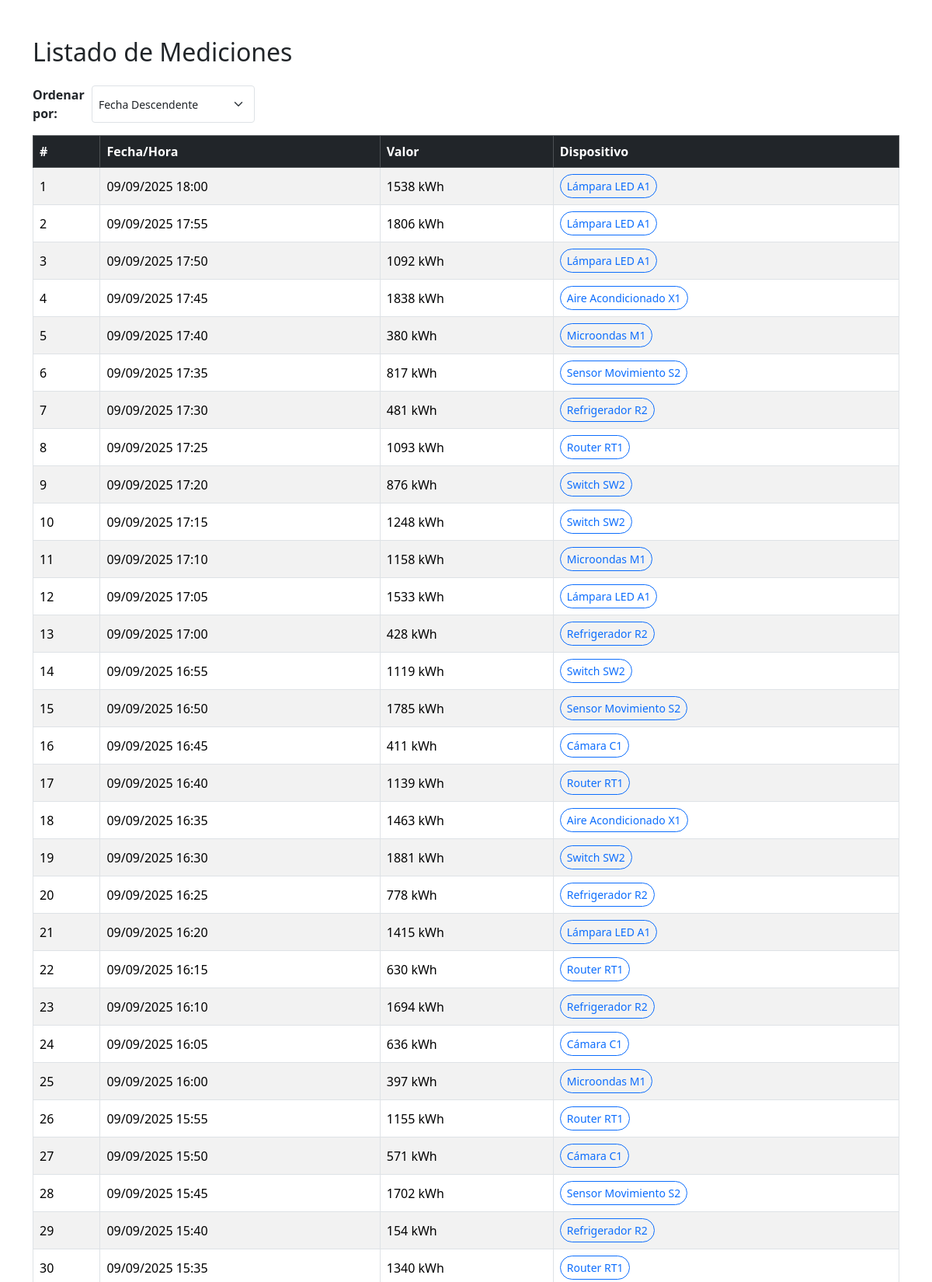
Screenshot of /devices/measurements/ (signed in, upper part) with the database file from the repository.
### devices/models.py (models this page shows, shortened)
class Measurement(models.Model):
    date = models.DateTimeField()
    registered_consumption = models.IntegerField()
    device = models.ForeignKey(Device, on_delete=models.CASCADE, null=True)
    organization = models.ForeignKey(Organization, on_delete=models.CASCADE)
    created_at = models.DateTimeField(auto_now_add=True)
    updated_at = models.DateTimeField(auto_now=True)
    deleted_at = models.DateTimeField(null=True, blank=True)

class Device(models.Model):
    name = models.CharField(max_length=100)
    maximum_consumption = models.IntegerField()
    state = models.BooleanField(default=True)
    category = models.ForeignKey(Category, on_delete=models.CASCADE)
    zone = models.ForeignKey(Zone, on_delete=models.CASCADE)
    organization = models.ForeignKey(Organization, on_delete=models.CASCADE)
    created_at = models.DateTimeField(auto_now_add=True)
    updated_at = models.DateTimeField(auto_now=True)
    deleted_at = models.DateTimeField(null=True, blank=True)

### devices/views.py (the view)
# urls.py: path('devices/measurements/', measurement_list, name='measurement_list'),
@login_required
def measurement_list(request):
    sort = request.GET.get("sort", "desc")
    if sort == "asc":
        measurements = Measurement.objects.select_related('device').order_by('date')
    else:
        measurements = Measurement.objects.select_related('device').order_by('-date')
    paginator = Paginator(measurements, 50)  # 50 por página
    page_number = request.GET.get('page')
    page_obj = paginator.get_page(page_number)
    return render(request, 'device/measurement_list.html', {
        'page_obj': page_obj,
        'sort': sort,  # lo pasamos al template para mantener la selección
    })

### devices/templates/device/measurement_list.html (shortened to what this page needs)
<!DOCTYPE html>
<html lang="es">
<head>
  <link href="https://cdn.jsdelivr.net/npm/bootstrap@5.3.2/dist/css/bootstrap.min.css" rel="stylesheet" />
</head>
<body>
  <div class="container mt-5">
    <h2 class="mb-4">Listado de Mediciones</h2>
    <div class="d-flex justify-content-between align-items-center mb-3">
      <form method="get" class="d-flex">
        <label for="sort" class="me-2 fw-bold">Ordenar por:</label>
        <select name="sort" id="sort" class="form-select form-select-sm me-2" onchange="this.form.submit()">
          <option value="desc" {% if sort == 'desc' %}selected{% endif %}>Fecha Descendente</option>
        </select>
      </form>
    </div>
    <table class="table table-striped table-bordered align-middle">
      <thead class="table-dark">
        <tr>
          <th>#</th>
          <th>Fecha/Hora</th>
          <th>Valor</th>
          <th>Dispositivo</th>
        </tr>
      </thead>
      <tbody>
        {% for m in page_obj %}
          <tr>
            <td>{{ forloop.counter }}</td>
            <td>{{ m.date|date:"d/m/Y H:i" }}</td>
            <td>{{ m.registered_consumption }} kWh</td>
            <td>
              <a href="/devices/{{ m.device.id }}/" class="btn btn-sm btn-outline-primary rounded-pill">
                {{ m.device.name }}
              </a>
            </td>
          </tr>
        {% empty %}
          <tr>
            <td colspan="4" class="text-center text-muted">No hay mediciones registradas.</td>
          </tr>
        {% endfor %}
      </tbody>
    </table>
  </div>
</body>
</html>

### rows the page displays
Measurement: date "09/09/2025 18:00", registered_consumption "1538", device.name "Lámpara LED A1"
Measurement: date "09/09/2025 17:55", registered_consumption "1806", device.name "Lámpara LED A1"
Measurement: date "09/09/2025 17:50", registered_consumption "1092", device.name "Lámpara LED A1"
Measurement: date "09/09/2025 17:45", registered_consumption "1838", device.name "Aire Acondicionado X1"
Measurement: date "09/09/2025 17:40", registered_consumption "380", device.name "Microondas M1"
Measurement: date "09/09/2025 17:35", registered_consumption "817", device.name "Sensor Movimiento S2"
Measurement: date "09/09/2025 17:30", registered_consumption "481", device.name "Refrigerador R2"
Measurement: date "09/09/2025 17:25", registered_consumption "1093", device.name "Router RT1"
Measurement: date "09/09/2025 17:20", registered_consumption "876", device.name "Switch SW2"
Measurement: date "09/09/2025 17:15", registered_consumption "1248", device.name "Switch SW2"
Measurement: date "09/09/2025 17:10", registered_consumption "1158", device.name "Microondas M1"
Measurement: date "09/09/2025 17:05", registered_consumption "1533", device.name "Lámpara LED A1"
Measurement: date "09/09/2025 17:00", registered_consumption "428", device.name "Refrigerador R2"
Measurement: date "09/09/2025 16:55", registered_consumption "1119", device.name "Switch SW2"
Measurement: date "09/09/2025 16:50", registered_consumption "1785", device.name "Sensor Movimiento S2"
Measurement: date "09/09/2025 16:45", registered_consumption "411", device.name "Cámara C1"
Measurement: date "09/09/2025 16:40", registered_consumption "1139", device.name "Router RT1"
Measurement: date "09/09/2025 16:35", registered_consumption "1463", device.name "Aire Acondicionado X1"
Measurement: date "09/09/2025 16:30", registered_consumption "1881", device.name "Switch SW2"
Measurement: date "09/09/2025 16:25", registered_consumption "778", device.name "Refrigerador R2"
Measurement: date "09/09/2025 16:20", registered_consumption "1415", device.name "Lámpara LED A1"
Measurement: date "09/09/2025 16:15", registered_consumption "630", device.name "Router RT1"
Measurement: date "09/09/2025 16:10", registered_consumption "1694", device.name "Refrigerador R2"
Measurement: date "09/09/2025 16:05", registered_consumption "636", device.name "Cámara C1"
Measurement: date "09/09/2025 16:00", registered_consumption "397", device.name "Microondas M1"
Measurement: date "09/09/2025 15:55", registered_consumption "1155", device.name "Router RT1"
Measurement: date "09/09/2025 15:50", registered_consumption "571", device.name "Cámara C1"
Measurement: date "09/09/2025 15:45", registered_consumption "1702", device.name "Sensor Movimiento S2"
Measurement: date "09/09/2025 15:40", registered_consumption "154", device.name "Refrigerador R2"
Measurement: date "09/09/2025 15:35", registered_consumption "1340", device.name "Router RT1"
